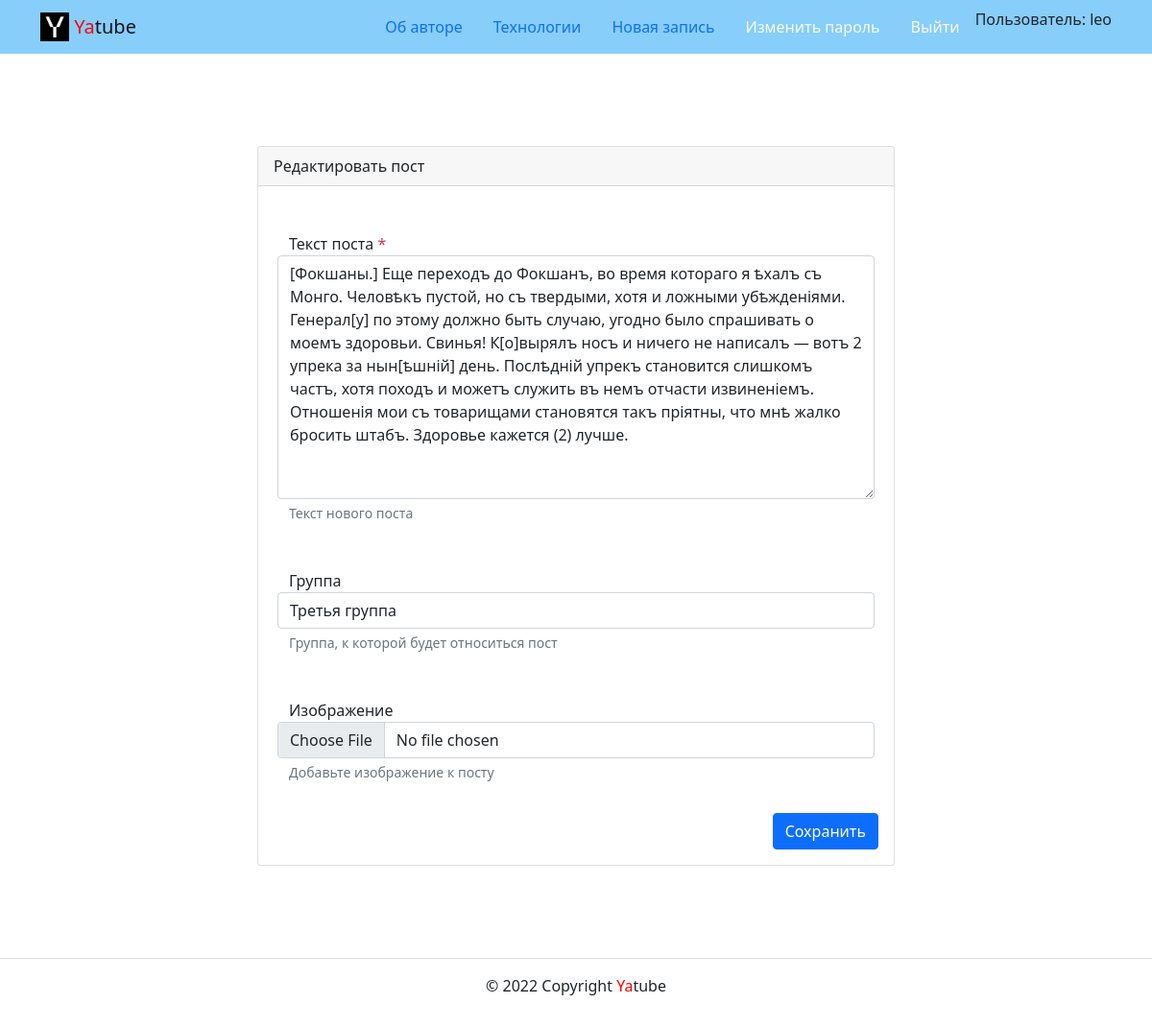
Screenshot of /posts/37/edit/ (signed in) with the database file from the repository.
### posts/models.py (models this page shows, shortened)
class Post(CreatedModel):
    text = models.TextField(
        verbose_name='Текст поста',
        help_text='Введите текст поста',
    )
    author = models.ForeignKey(
        User,
        on_delete=models.CASCADE,
        related_name='posts',
        verbose_name='Автор',
    )
    group = models.ForeignKey(
        Group,
        on_delete=models.SET_NULL,
        related_name='posts',
        blank=True,
        null=True,
        verbose_name='Группа',
        help_text='Группа, к которой будет относиться пост',
    )
    image = models.ImageField(
        'Картинка',
        upload_to='posts/',
        blank=True,
    )
    class Meta:
        ordering = [
            '-pub_date',
        ]

### posts/views.py (the view)
# urls.py: path('posts/<int:post_id>/edit/', views.post_edit, name='post_edit'),
@login_required
def post_edit(request, post_id):
    post = get_object_or_404(Post, pk=post_id)
    if request.user != post.author:
        return redirect('posts:post_detail', post_id=post_id)
    form = PostForm(
        request.POST or None,
        files=request.FILES or None,
        instance=post,
    )
    if form.is_valid():
        form.save()
        return redirect('posts:post_detail', post_id=post_id)
    context = {
        'form': form,
        'is_edit': True,
    }
    return render(request, 'posts/create_post.html', context)

### posts/forms.py (shortened to what this page needs)
class PostForm(forms.ModelForm):
    class Meta:
        model = Post
        fields = ('text', 'group', 'image')
        labels = {
            'text': _('Текст поста'),
            'group': _('Группа'),
            'image': _('Изображение')
        }
        help_texts = {
            'text': _('Текст нового поста'),
            'group': _('Группа, к которой будет относиться пост'),
            'image': _('Добавьте изображение к посту')
        }

### core/context_processors/year.py (called while the page is built)
def year(request):
    now = date.today().year
    return {'year': now}

### core/templatetags/user_filters.py (called while the page is built)
@register.filter
def addclass(field, css):
    return field.as_widget(attrs={'class': css})

### posts/models.py (called while the page is built)
    def __str__(self):
        return self.title

### templates/posts/create_post.html (shortened to what this page needs)
{% extends 'base_for_card_templates.html' %}
{% block content_card %}
  <div class="card-header">
    {% if is_edit %}
      Редактировать пост
    {% else  %}
      Новый пост
    {% endif %}
  </div>
  <div class="card-body">
    {% load user_filters %}
    <form
        method="post"
        enctype="multipart/form-data"
    >
      {% for field in form %}
        <div class="form-group row my-3 p-3">
          <label for="{{ field.id_for_label }}">
            {{ field.label }}
              {% if field.field.required %}
                <span class="required text-danger">*</span>
              {% endif %}
          </label>
          {{ field|addclass:'form-control' }}
            {% if field.help_text %}
              <small
                 id="{{ field.id_for_label }}-help"
                 class="form-text text-muted"
              >
                {{ field.help_text|safe }}
              </small>
            {% endif %}
        </div>
      {% endfor %}
      <div class="d-flex justify-content-end">
        <button type="submit" class="btn btn-primary">
          {% if is_edit %}
            Сохранить
          {% else %}
            Добавить
          {% endif %}
        </button>
      </div>
    </form>
  </div>
{% endblock %}

### templates/includes/header.html (shortened to what this page needs)
{% load static %}
{% with request.resolver_match.view_name as view_name %}
  <nav class="navbar navbar-light" style="background-color: lightskyblue">
    <div class="container">
      <a class="navbar-brand" href="{% url 'posts:index' %}">
        <img src="{% static 'img/logo.png' %}" width="30" height="30" class="d-inline-block align-top" alt="">
        <span style="color:red">Ya</span>tube
      </a>
      <ul class="nav nav-pills">
        <li class="nav-item">
          <a class="nav-link {% if view_name  == 'about:author' %}active{% endif %}" href="{% url 'about:author' %}">Об авторе</a>
        </li>
        <li class="nav-item">
          <a class="nav-link {% if view_name  == 'about:tech' %}active{% endif %}" href="{% url 'about:tech' %}">Технологии</a>
        </li>
        {% if user.username %}
          <li class="nav-item">
            <a class="nav-link {% if view_name  == 'posts:post_create' %}active{% endif %}" href="{% url 'posts:post_create' %}">Новая запись</a>
          </li>
          <li class="nav-item">
            <a class="nav-link link-light {% if view_name  == 'users:password_change_form' %}active{% endif %}" href="{% url 'users:password_change_form' %}">Изменить пароль</a>
          </li>
          <li class="nav-item">
            <a class="nav-link link-light {% if view_name  == 'users:logout' %}active{% endif %}" href="{% url 'users:logout' %}">Выйти</a>
          </li>
          <li class="nav-item">
            Пользователь: {{ user.username }}
        {% endif %}
      </ul>
    </div>
  </nav>
{% endwith %}

### rows the page displays
Post: form "[Фокшаны.] Еще переходъ до Фокшанъ, во время котораго я ѣхалъ съ Монго. Человѣкъ пустой, но съ твердыми, хотя и ложными убѣжденіями. Генерал[у] по этому должно быть случаю, угодно было спрашивать о моемъ здоровьи. Свинья! К[о]вырялъ носъ и ничего не написалъ — вотъ 2 упрека за нын[ѣшній] день. Послѣдній упрекъ становится слишкомъ частъ, хотя походъ и можетъ служить въ немъ отчасти извиненіемъ. Отношенія мои съ товарищами становятся такъ пріятны, что мнѣ жалко бросить штабъ. Здоровье кажется (2) лучше." "Третья группа"

### other values shown
{{ user.username }} "leo"
{{ field.label }} "Текст поста" "Группа" "Изображение"
{{ field.help_text|safe }} "Текст нового поста" "Группа, к которой будет относиться пост" "Добавьте изображение к посту"
